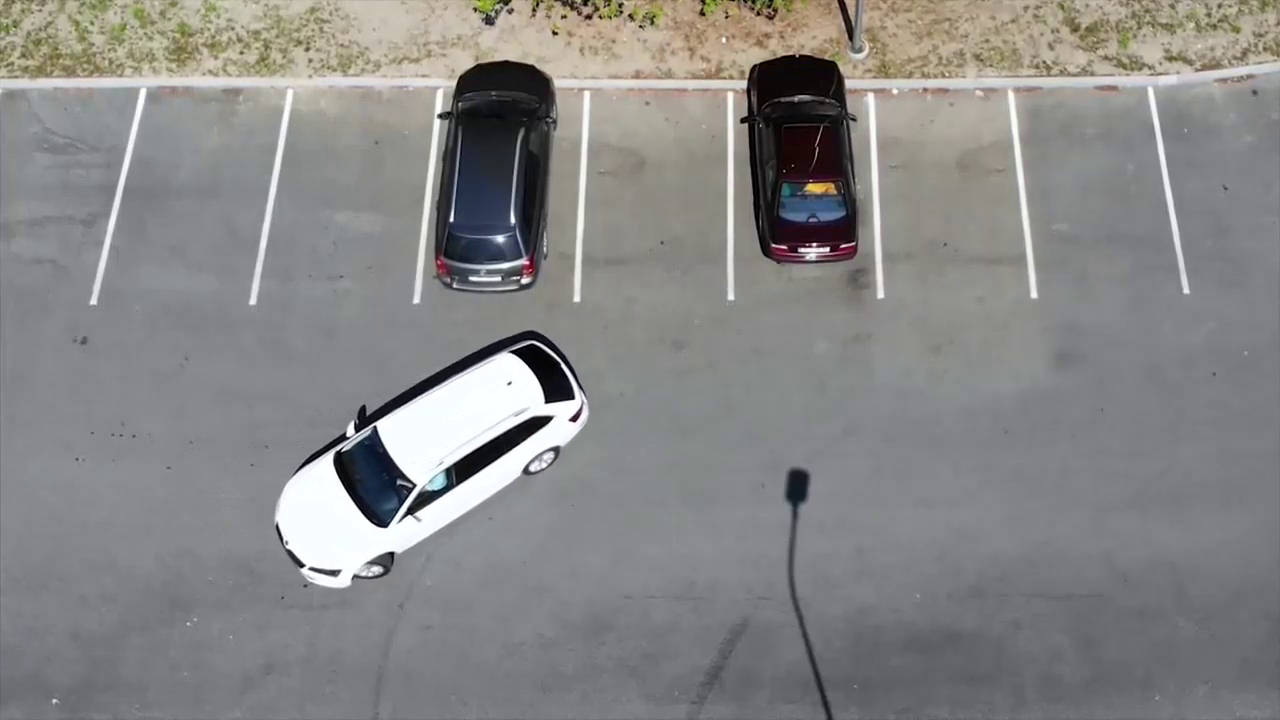
#> input picture frame 37 of Videos/Estacionamento.mp4, 1280 x 720 px
$ python 'Detectando Vagas Estacionamento - Versão 1.1.0.py'
#> lines starting #> are read from the running program, lines starting #| are printed output that depends on the picture; after the words box and inside, x2 and y2 are one past the last pixel; in counts of white or black regions, pixels touching at a corner belong together
#
########################################################################
# Importação das Bibliotecas Necessárias
########################################################################
#
import cv2 as cv
import numpy as np
import os
from pathlib import Path

#
########################################################################
# Funções de Apoio
########################################################################
#
# [6 lines left out: function LimpaTerminal, not called in this run]

#
########################################################################
# Definições Gerais
########################################################################
#
Codec = cv.VideoWriter_fourcc('m','p','4','v')
NomeVideoBase = "Estacionamento.mp4"
VideoOutName = "EstacionamentoOUT.mp4"
dirRaiz = Path.home()
dirBase = "LocalCV"
dirImagem = "Videos"
dirCaminhoBase = str(Path(dirRaiz, dirBase, dirImagem, NomeVideoBase))
dirVideoOut = str(Path(dirRaiz, dirBase, dirImagem, VideoOutName))
Debug = False

ListaVagas = [
               [  1,  89, 108, 213, 0, 0],
               [115,  87, 152, 211, 1, 0],
               [289,  89, 138, 212, 2, 0],
               [439,  87, 135, 212, 3, 1],
               [591,  90, 132, 206, 4, 0],
               [738,  93, 139, 204, 5, 1],
               [881,  93, 138, 201, 6, 0],
               [1027, 94, 147, 202, 7, 0]
             ]

#
########################################################################
# Criando o Arquivo de Vídeo
########################################################################
#
VideoOut = cv.VideoWriter ( dirVideoOut,
                            Codec,
                            25,
                            (700, 400))

#
########################################################################
# Lendo e Checando a Disponibilidade do Vídeo
########################################################################
#
Video = cv.VideoCapture (dirCaminhoBase)
if (Video.isOpened()== False):
    LimpaTerminal ()
    print( "Não Foi Localizada o Vídeo : ", NomeVideoBase)
    exit ()

#
########################################################################
# Usado para Levantar os Pontos das ListaVagas (Gimp)
########################################################################
#
#Status, VideoFrameSalvo = Video.read(0)
#cv.imwrite (dirVideoOut, VideoFrameSalvo )
#exit ()

#
########################################################################
# Apresentando a Imagem
########################################################################
#
lstFrameVideo = []
iListaVagasLivres = 6
iListaVagasOcupadas = 2

while(Video.isOpened()):
  Status, VideoFrame = Video.read()
#> VideoFrame is the input picture: shape (720, 1280, 3); mean B, G, R 133.8, 134.7, 135.4
  if Status == True:
    imgVideoFrameCinza = cv.cvtColor ( VideoFrame, cv.COLOR_BGR2GRAY )
    imgVideoFrameLimiar = cv.adaptiveThreshold (imgVideoFrameCinza, 255, cv.ADAPTIVE_THRESH_GAUSSIAN_C, cv.THRESH_BINARY_INV, 25, 16)
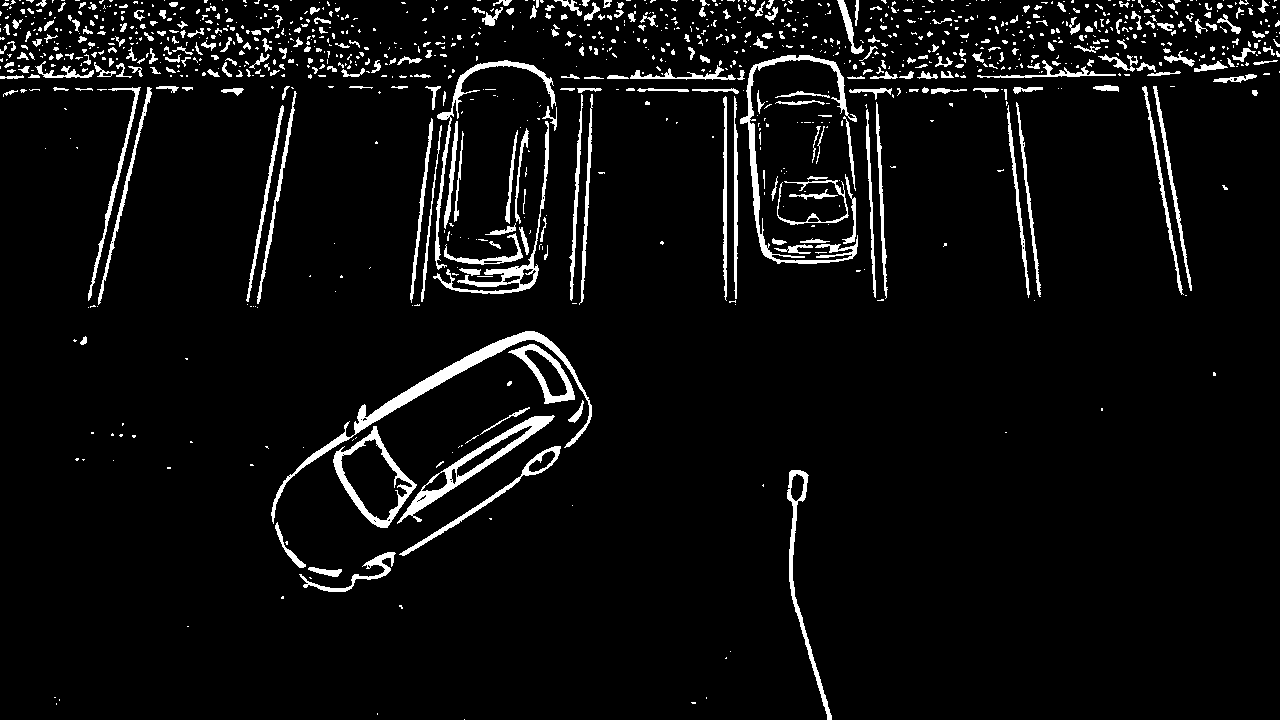
#> imgVideoFrameLimiar: shape (720, 1280); 5.4% white; 1126 white regions (808 under 20 px), largest, box (x1, y1, x2, y2) and area: (271, 331, 592, 524) 3491, (740, 55, 858, 264) 2449, (397, 415, 555, 524) 2168
    imgVideoFrameBlur = cv.medianBlur (imgVideoFrameLimiar, 5)
#> imgVideoFrameBlur: shape (720, 1280); 4.2% white; 540 white regions (289 under 20 px), largest, box (x1, y1, x2, y2) and area: (354, 331, 589, 433) 2700, (399, 416, 554, 522) 2105, (740, 55, 848, 263) 1815
    Kernel = np.ones ( (3,3), np.int8)
    imgVideoFrameDilatado = cv.dilate (imgVideoFrameBlur, Kernel)
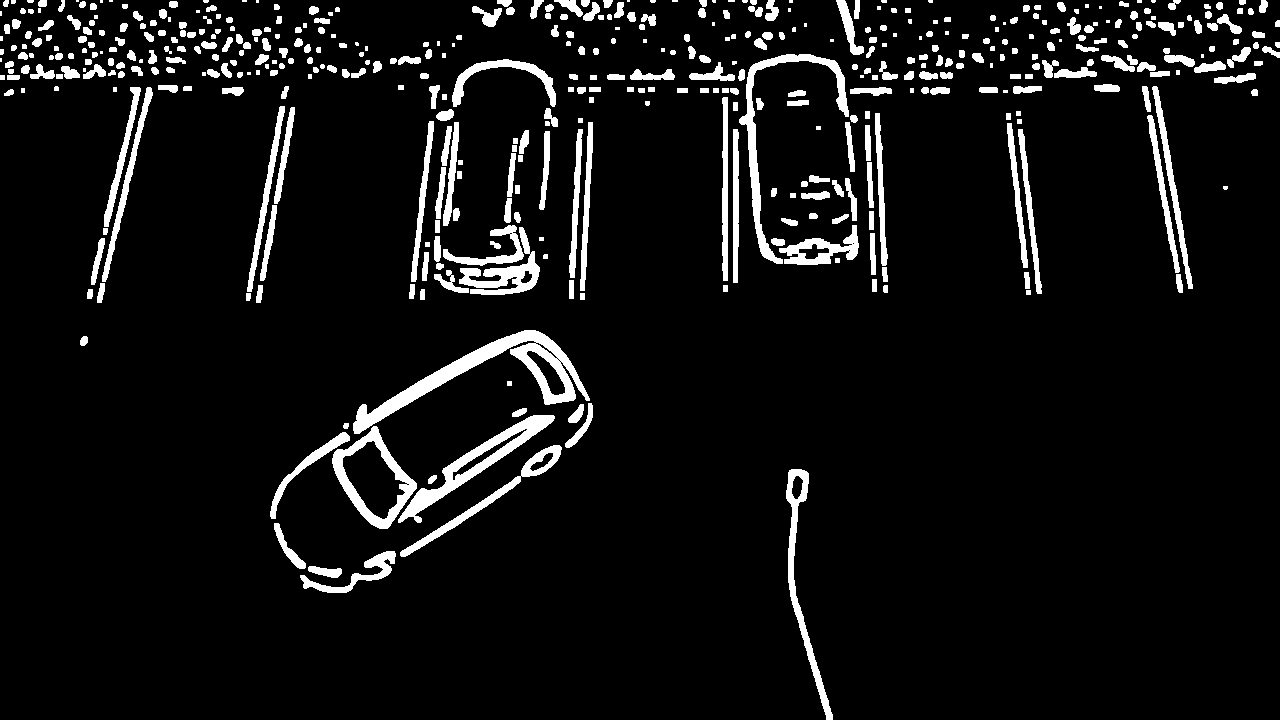
#> imgVideoFrameDilatado: shape (720, 1280); 7.1% white; 475 white regions (62 under 20 px), largest, box (x1, y1, x2, y2) and area: (353, 330, 590, 434) 4941, (398, 415, 555, 523) 2951, (739, 54, 849, 264) 2651

    for xPos, yPos, Largura, Altura, idVaga, statusVaga in ListaVagas:
        imgPedaco = imgVideoFrameDilatado [yPos:yPos+Altura, xPos:xPos+Largura]
        iBrancos = cv.countNonZero (imgPedaco)

        if (Debug):
           cv.putText (VideoFrame, str(iBrancos), (xPos, yPos+Altura-10), cv.FONT_HERSHEY_SIMPLEX, 0.5, (255,255,255), 1)

        if (iBrancos > 3000):
           if (statusVaga == 0):
              ListaVagas [idVaga][statusVaga] = 1
              iListaVagasLivres = iListaVagasLivres - 1
              iListaVagasOcupadas = iListaVagasOcupadas + 1
        else:
           if (statusVaga == 1):
              ListaVagas [idVaga][statusVaga] = 0
              iListaVagasLivres = iListaVagasLivres + 1
              iListaVagasOcupadas = iListaVagasOcupadas - 1
#> this loop made 8 passes
#> iBrancos on passes 1 to 8: 757, 2631, 1071, 6495, 348, 5603, 1127, 2174
#> pass 1, `imgPedaco = imgVideoFrameDilatado [yPos:yPos+Altura, xPos:xPos+Largura]`:
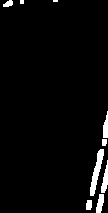
#> imgPedaco: shape (213, 108); 3.3% white; 9 white regions (2 under 20 px), largest, box (x1, y1, x2, y2) and area: (90, 149, 104, 196) 267, (101, 160, 108, 193) 124, (96, 194, 104, 213) 106
#> pass 3, `imgPedaco = imgVideoFrameDilatado [yPos:yPos+Altura, xPos:xPos+Largura]`:
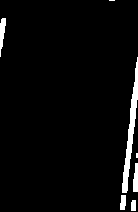
#> imgPedaco: shape (212, 138); 3.7% white; 7 white regions (2 under 20 px), largest, box (x1, y1, x2, y2) and area: (122, 57, 138, 193) 668, (0, 18, 6, 57) 137, (133, 163, 138, 192) 119, (120, 195, 126, 210) 78, (131, 200, 136, 211) 53
#> after the loop:
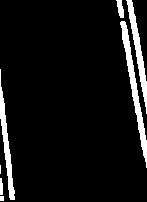
#> imgPedaco: shape (202, 147); 7.3% white; 7 white regions (1 under 20 px), largest, box (x1, y1, x2, y2) and area: (120, 21, 147, 168) 814, (126, 0, 147, 114) 608, (0, 69, 15, 200) 583, (116, 0, 124, 18) 94, (0, 178, 3, 195) 46, (0, 196, 4, 201) 20
#> after the loop, ListaVagas = [[1, 89, 108, 213, 0, 0], [115, 87, 152, 211, 1, 0], [289, 89, 138, 212, 2, 0], [439, 87, 135, 212, 3, 1], [591, 90, 132, 206, 4, 0], [738, 93, 139, 204, 5, 1], [881, 93, 138, 201, 6, 0], [1027, 94, 147, 202, 7, 0]]; iListaVagasLivres = 6; iListaVagasOcupadas = 2

    cv.putText (VideoFrame, "Vagas Livres   = "+str(iListaVagasLivres), (15, 580), cv.FONT_HERSHEY_DUPLEX, 1, (255,255,255), 1)
    cv.putText (VideoFrame, "Vagas Ocupadas = "+str(iListaVagasOcupadas), (15, 620), cv.FONT_HERSHEY_DUPLEX, 1, (255,255,255), 1)
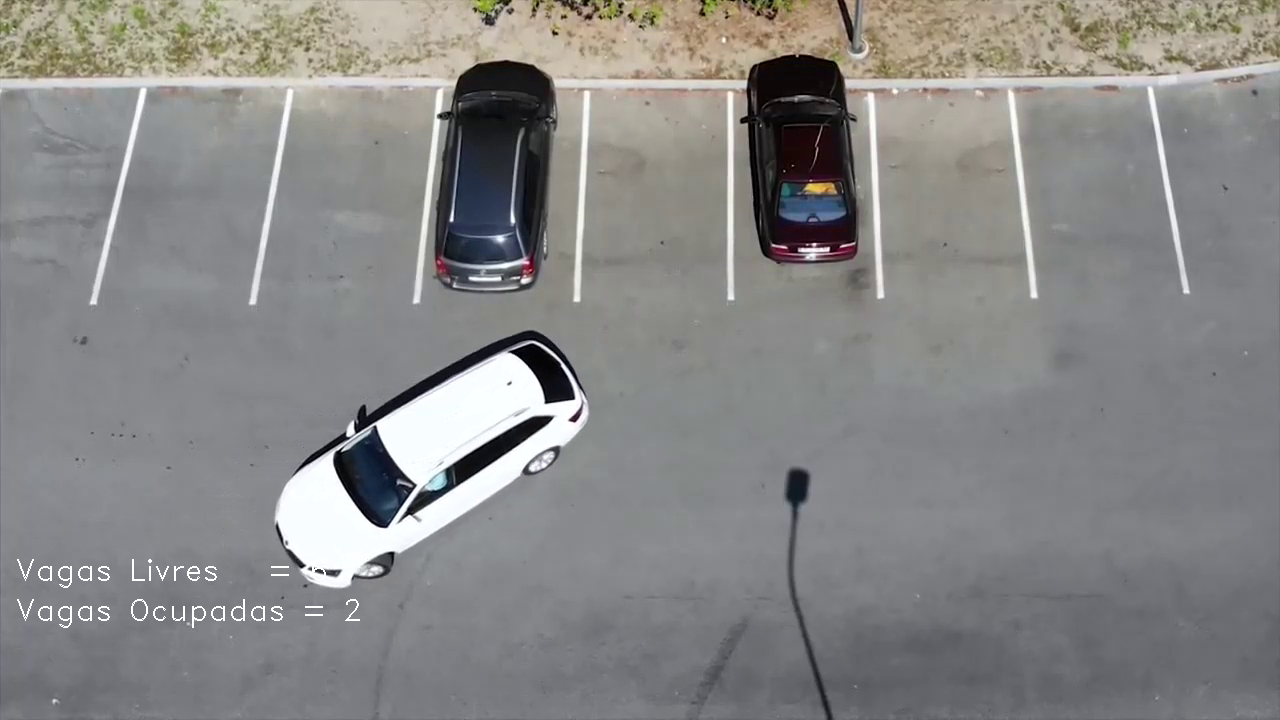
#> VideoFrame: shape (720, 1280, 3); mean B, G, R 134.1, 135, 135.7

    VideoFrameOUT = cv.resize(VideoFrame, (700, 400) )
    lstFrameVideo.append(VideoFrameOUT)

    cv.imshow ( "Janela Base", VideoFrame)
    #cv.imshow ( "Janela Negativa ", imgVideoFrameLimiar)
    cv.waitKey (10)
  else:
     break

#
########################################################################
# Fechamento do Janelamento
########################################################################
#
cv.destroyAllWindows()

#
########################################################################
# Criação do Vídeo
########################################################################
#
for iAux in range (0, len(lstFrameVideo)):
    VideoOut.write(lstFrameVideo[iAux])

#
########################################################################
# Fechando o Arquivo de Vídeo
########################################################################
#
Video.release()
VideoOut.release()

########################################################################
# FIM DO PROGRAMA
########################################################################

$ run again, starting later in the video
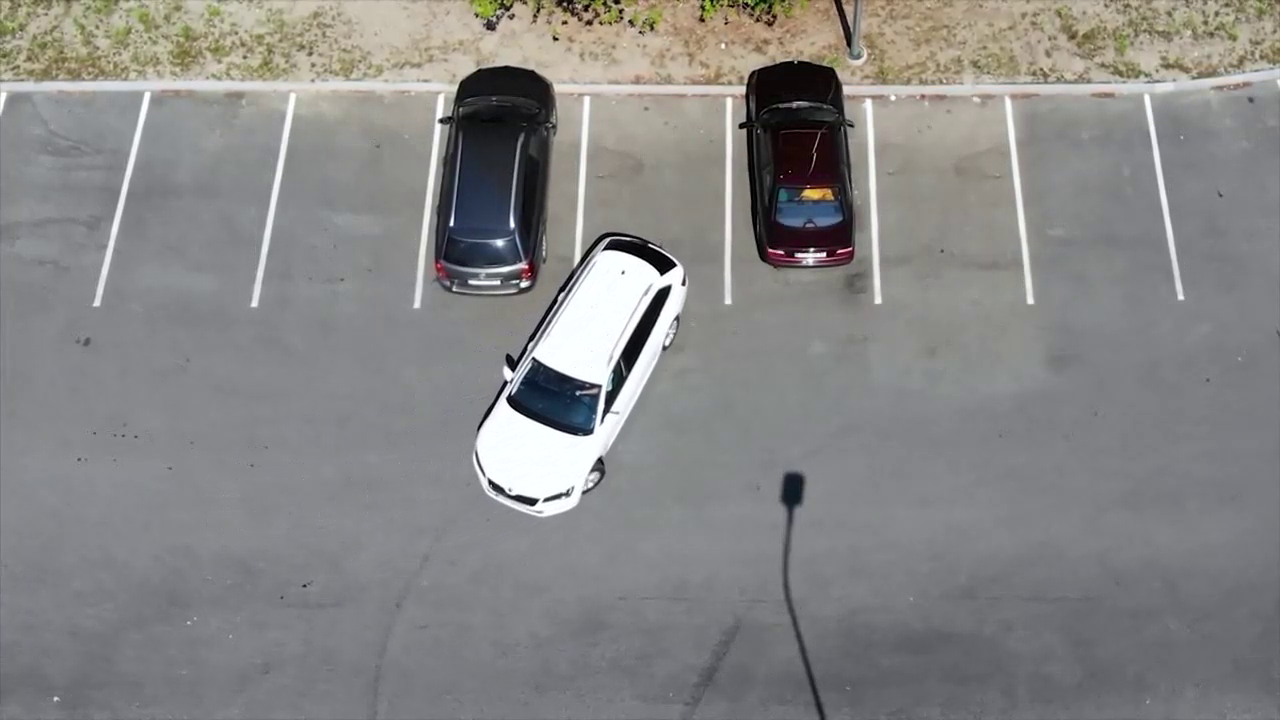
#> input picture frame 167 of Videos/Estacionamento.mp4, 1280 x 720 px
#> VideoFrame is the input picture: shape (720, 1280, 3); mean B, G, R 133.5, 134.4, 135.1
#> imgVideoFrameLimiar: shape (720, 1280); 5.2% white; 1185 white regions (851 under 20 px), largest, box (x1, y1, x2, y2) and area: (738, 61, 855, 269) 2559, (506, 232, 677, 373) 1861, (600, 284, 672, 426) 1788
#> imgVideoFrameBlur: shape (720, 1280); 3.9% white; 591 white regions (326 under 20 px), largest, box (x1, y1, x2, y2) and area: (506, 232, 676, 372) 2154, (738, 61, 845, 268) 1830, (601, 284, 672, 424) 1807
#> imgVideoFrameDilatado: shape (720, 1280); 6.9% white; 517 white regions (86 under 20 px), largest, box (x1, y1, x2, y2) and area: (737, 60, 855, 270) 3920, (505, 231, 677, 373) 3363, (600, 283, 673, 425) 2365
#> the loop `for xPos, yPos, Largura, Altura, idVaga, statusVaga in ListaVagas:` made 8 passes
#> iBrancos on passes 1 to 8: 626, 2655, 1101, 6636, 2863, 5558, 1563, 2515
#> after the loop `for xPos, yPos, Largura, Altura, idVaga, statusVaga in ListaVagas:`:
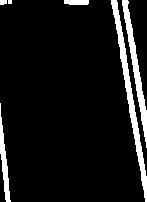
#> imgPedaco: shape (202, 147); 8.5% white; 6 white regions (1 under 20 px), largest, box (x1, y1, x2, y2) and area: (111, 0, 147, 202) 1133, (122, 0, 147, 148) 814, (0, 103, 11, 202) 401, (64, 0, 89, 5) 119, (0, 0, 7, 5) 32
#> after the loop `for xPos, yPos, Largura, Altura, idVaga, statusVaga in ListaVagas:`: ListaVagas = [[1, 89, 108, 213, 0, 0], [115, 87, 152, 211, 1, 0], [289, 89, 138, 212, 2, 0], [439, 87, 135, 212, 3, 1], [591, 90, 132, 206, 4, 0], [738, 93, 139, 204, 5, 1], [881, 93, 138, 201, 6, 0], [1027, 94, 147, 202, 7, 0]]; iListaVagasLivres = 6; iListaVagasOcupadas = 2
#> `cv.putText (VideoFrame, "Vagas Ocupadas = "+str(iListaVagasOcupadas), ..`:
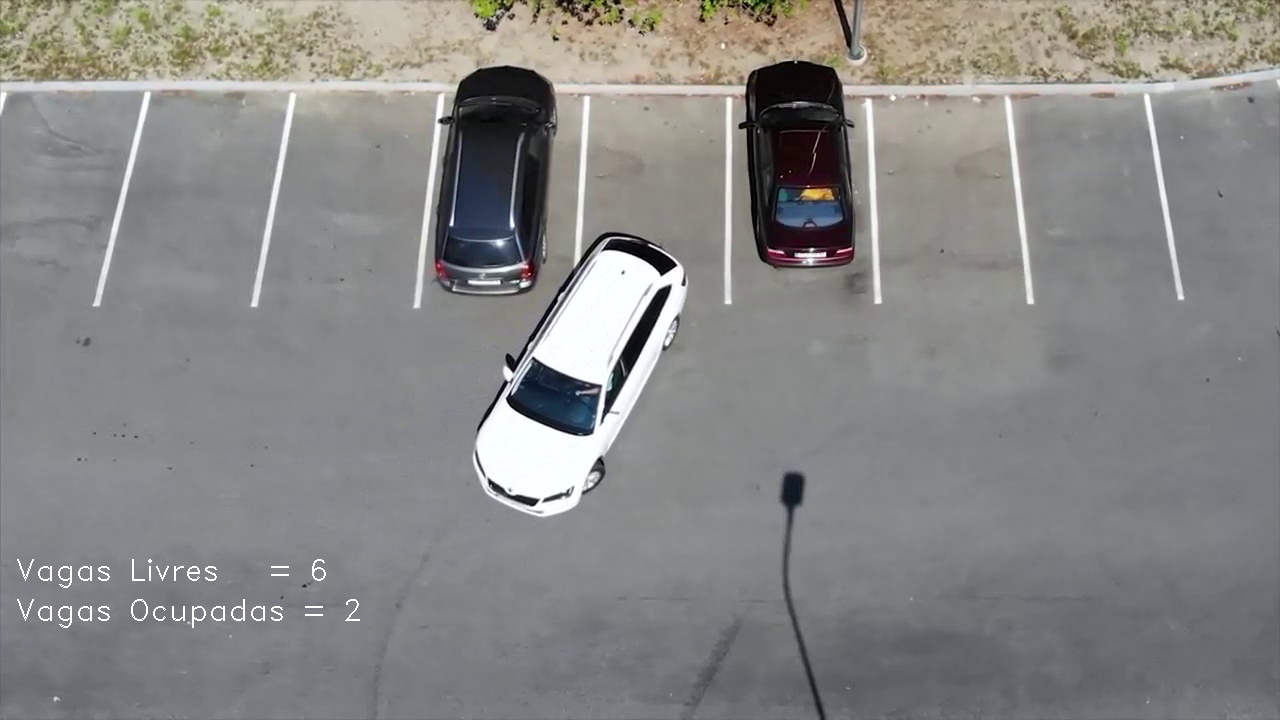
#> VideoFrame: shape (720, 1280, 3); mean B, G, R 133.8, 134.7, 135.4
